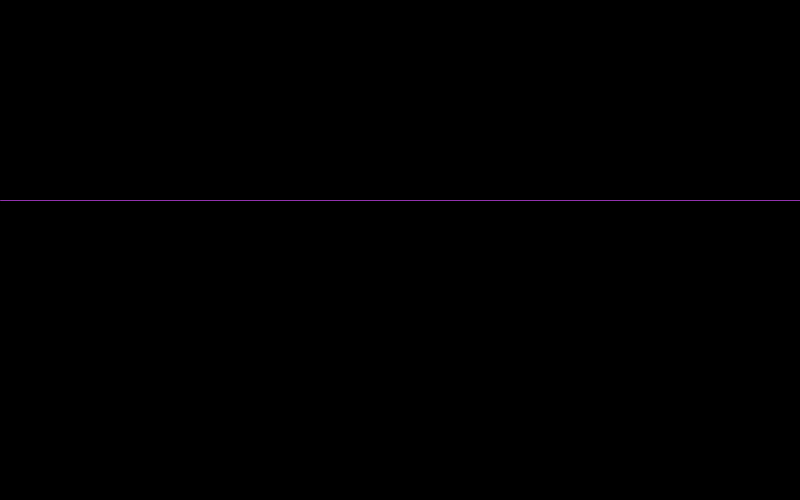
Frame 1 (no input)
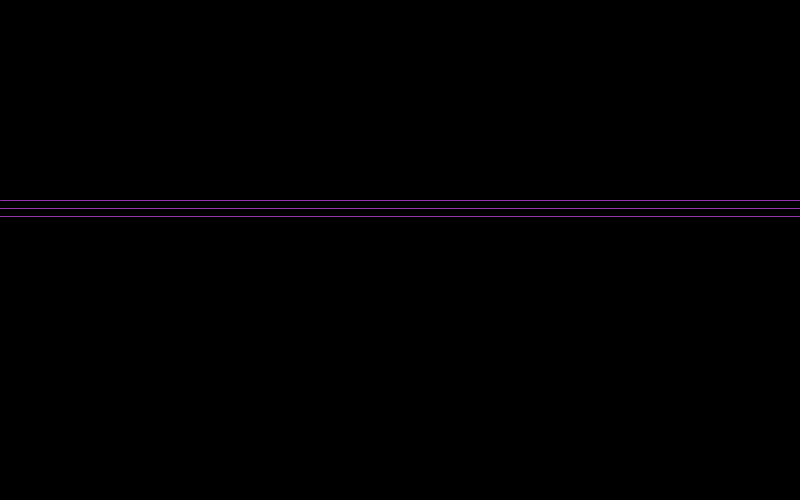
Frame 60 (the mouse pressed at the canvas centre just before this capture)
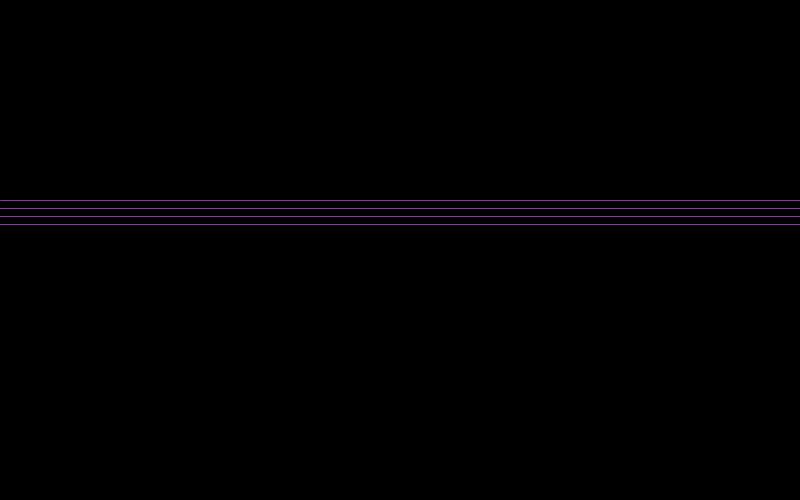
Frame 120 (the mouse held since frame 60 and released just before this capture)

The Processing sketch that drew these frames (run headless with seeded random() and noise(); from frame 60 on, the mouse is pressed at the canvas centre):

// Processing sketch: AasthaClock
// ── AasthaClock.pde


void setup(){
  
  background(0,0,0);
  size(800,500);
  

}

void draw() {
  
  int s = second(); 
  float a = (height/60)*s;


  stroke(146, s*2 ,174);
  line(0, a, width, a);
     

}
